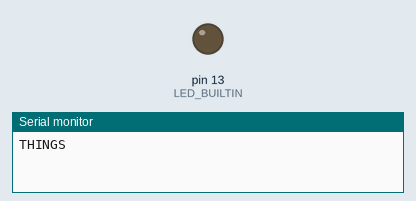
Simulated run of this sketch. Board: Arduino Uno, built with avr-gcc and run on an emulated ATmega328P. Shown: output pins drawn as LEDs (lit = HIGH), the last lines printed to the serial monitor.

Above: at 5.0 s.
At 15.0 s:
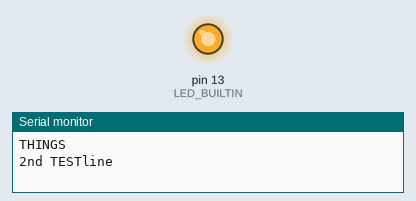
Timing chart, 0 to 26.0 s (numbered marks = the images above):
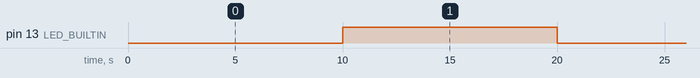

Measured:
- by itself, pin 13 (LED_BUILTIN): alternates HIGH for 10.0 s and LOW for 10.0 s

The sketch:

SerialconnectionTest.ino
```cpp
void setup() {
  // put your setup code here, to run once:
  pinMode(LED_BUILTIN, OUTPUT);
  Serial.begin(9600);
}

void loop() {
  // put your main code here, to run repeatedly:
 Serial.println("THINGS");
 digitalWrite(LED_BUILTIN, LOW);
 delay(10000);
 Serial.println("2nd TESTline");
 digitalWrite(LED_BUILTIN, HIGH);
 delay(10000);
}
```
